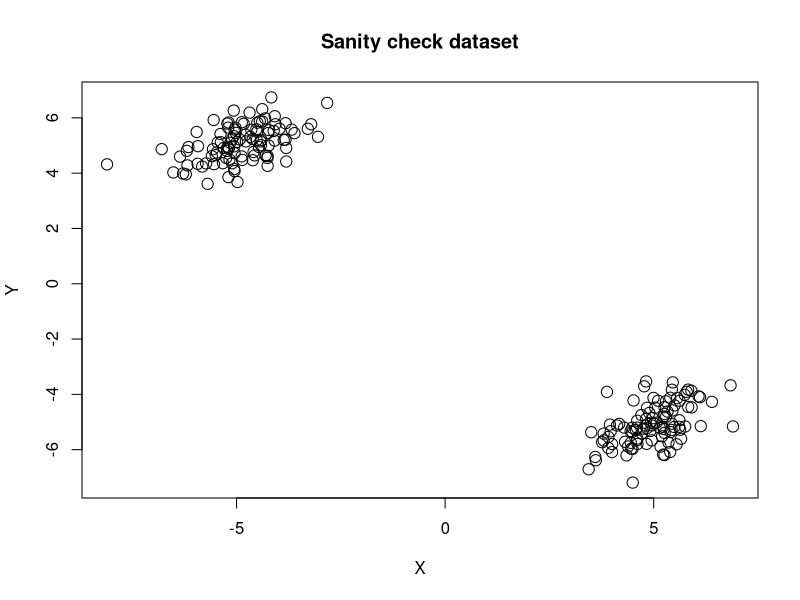
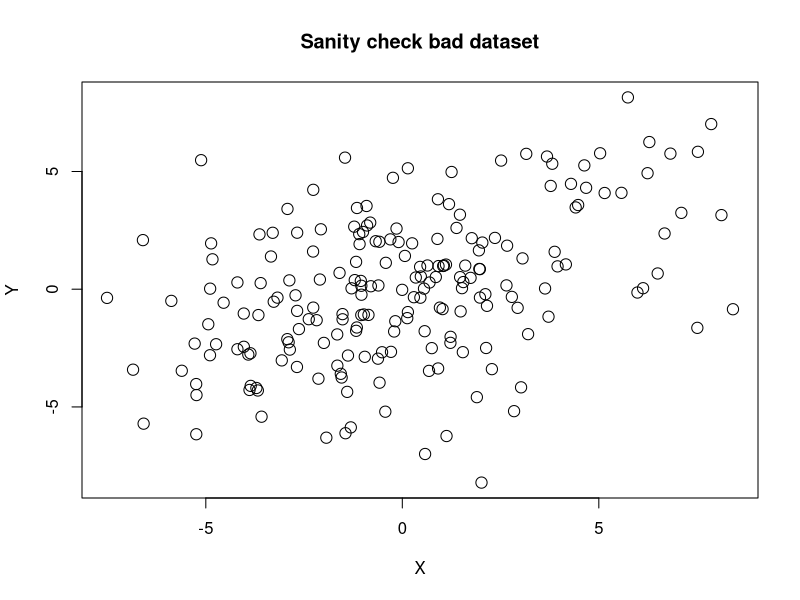

Reproduce these figures in R, in order.
# Import the MASS library
library(MASS)

# GOOD DATASET

# Generate two datapoints with a bivariate normal distribution
normal_A <- mvrnorm(n = 100, Sigma = matrix(c(0.5, 0.25, 0.25, 0.5),
                    nrow = 2, ncol = 2), mu = c(-5, 5))
normal_B <- mvrnorm(n = 100, Sigma = matrix(c(0.5, 0.25, 0.25, 0.5),
                    nrow = 2, ncol = 2), mu = c(5, -5))

# Merge the two together in one dataset
dataset <- rbind(normal_A, normal_B)

# Coerce into a dataframe
sc_dataset_good <- as.data.frame(dataset)
colnames(sc_dataset_good) <- c("X", "Y")

# Write to output file
write.csv(sc_dataset_good, "sc_dataset_good.csv", row.names = FALSE)

# Dump the plot of the dataset
pdf("sc_dataset_good.pdf")
plot(sc_dataset_good, main = "Sanity check dataset", xlab = "X", type = 'p',
     pch = 21, cex = 1.5, ylab = "Y")

# BAD DATASET

# Generate a datapoint with a bivariate normal distribution

normal_C <- mvrnorm(n = 200, Sigma = matrix(c(10, 5, 5, 10),
                    nrow = 2, ncol = 2), mu = c(0, 0))

# Coerce into a dataframe
sc_dataset_bad <- as.data.frame(normal_C)
colnames(sc_dataset_bad) <- c("X", "Y")

# Write to output file
write.csv(sc_dataset_bad, "sc_dataset_bad.csv", row.names = FALSE)

# Dump the plot of the dataset
pdf("sc_dataset_bad.pdf")
plot(sc_dataset_bad, main = "Sanity check bad dataset", xlab = "X", type = 'p',
     pch = 21, cex = 1.5, ylab = "Y")
